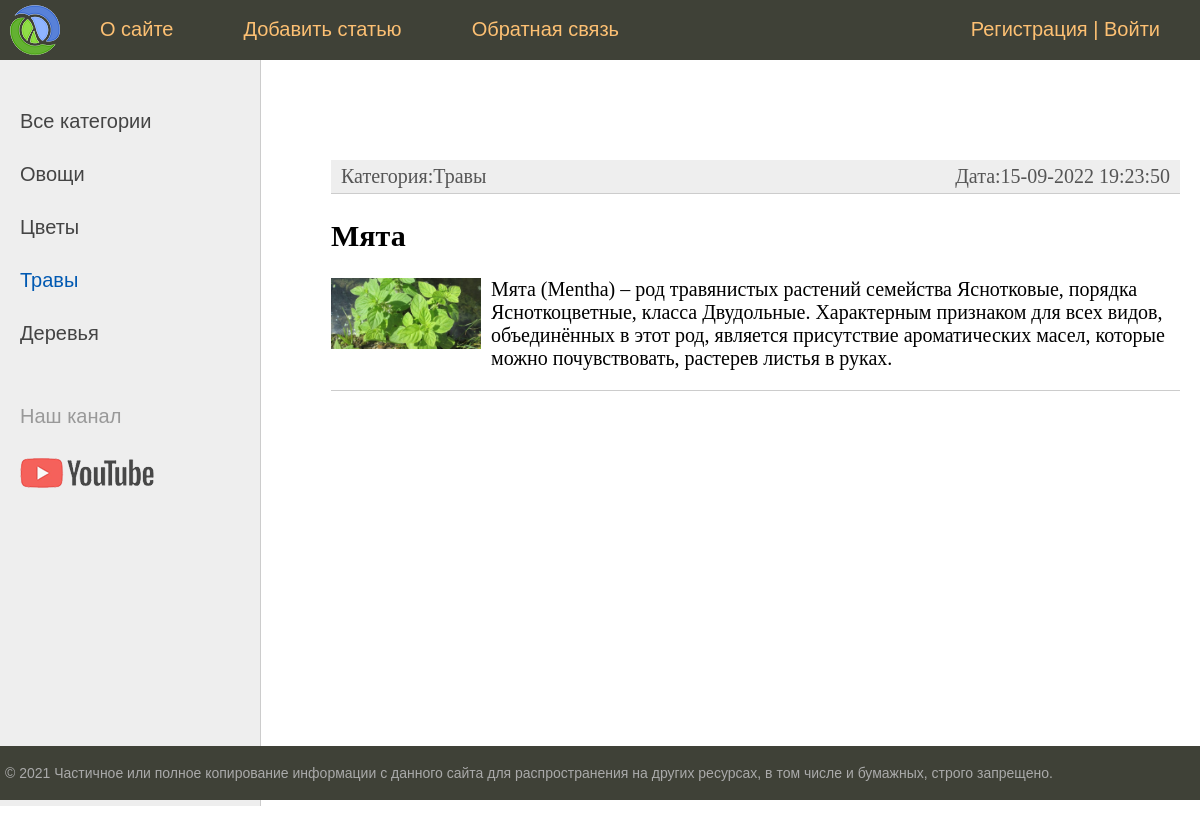
Screenshot of /read_flower/myata with the database file from the repository.
### flower/models.py (models this page shows, shortened)
class Category(models.Model):
    n_cat = models.CharField(max_length=150, db_index=True, verbose_name='категории')
    slug = models.SlugField(max_length=150,unique=True, db_index=True,verbose_name="URL",null=True )
    def __str__(self):
        return self.n_cat
    def get_absolute_url(self):
        return reverse('category', kwargs={'categ_slug': self.slug})
    class Meta:
        verbose_name = 'Категории растений'
        verbose_name_plural = 'Категории растений'
        ordering = ['id']

class Flower(models.Model):
    name = models.CharField(max_length=255, verbose_name='название')
    slug = models.SlugField(max_length=255, unique=True, db_index=True,verbose_name="URL", null=True)
    description = models.TextField(blank=True,  verbose_name='описание')
    photo = models.ImageField(upload_to='photo/%Y%m%d', verbose_name='фото')
    time_create = models.DateTimeField(auto_now_add=True, verbose_name='время добавления')
    time_update = models.DateTimeField(auto_now=True, verbose_name='время изменения')
    is_published = models.BooleanField(default=True, verbose_name='опубликовано')
    cat = models.ForeignKey('Category', on_delete=models.PROTECT, null=True, verbose_name='категория')
    class Meta:
        verbose_name ='Разновидности растений'
        verbose_name_plural = 'Разновидности растений'
        ordering = ['-time_update']

### flower/views.py (the view)
# urls.py: path('read_flower/<slug:flo_slug>', read_flower, name = 'read_flower'),
def read_flower(request, flo_slug):
    flo = Flower.objects.get(slug=flo_slug)
    context = {'title': 'О растениях',
               'menu': menu,
               'flo': flo,
               'cat_selected': flo.cat_id,
               }
    return render(request, 'flower/read_flower.html', context=context)

### flower/templatetags/flower_tags.py (called while the page is built)
@register.simple_tag(name='categories')
def get_categories(filter=None, cat_selected=0):
    if not filter:
        return Category.objects.all()
    else:
        return Category.objects.all().order_by(filter)

@register.simple_tag
def get_paginator(categ_slug=None, page_number=None):
    if not categ_slug:
        flo = Flower.objects.all().select_related('cat')
        paginator = Paginator(flo, 3)
        page_obj = paginator.get_page(page_number)
        return page_obj
    else:
        flo = Flower.objects.filter(cat__slug=categ_slug).select_related('cat')
        paginator = Paginator(flo, 3)
        page_obj = paginator.get_page(page_number)
        return page_obj

### flower/templates/flower/read_flower.html (shortened to what this page needs)
{% extends 'flower/base.html' %}
{% block content %}
<ul class="list-articles">
            <li><div class="article-panel">
                <p class="first">Категория:{{flo.cat}}</p>
                <p class="last">Дата:{{flo.time_update | date:"d-m-Y H:i:s"}}</p>
            </div></li>
            <li><h2>{{flo.name}}</h2>
            {% if flo.photo %}
                <p><img class="img-article-left thumb" src="{{flo.photo.url}}"></p>
            {% endif %}
            <p>{{flo.description|linebreaks}}</p>
            </li>
</ul>
{% endblock %}

### flower/templates/flower/base.html (shortened to what this page needs)
{% load static %}
{% load flower_tags %}
<!DOCTYPE html>
<html>
<head>
	<link type="text/css" href="{% static 'flower/css/styles.css' %}" rel="stylesheet" />
</head>
<body>
<table class="table-page" border=0 cellpadding="0" cellspacing="0">
<tr><td valign=top>
{% block mainmenu %}
		<div class="header">
			<ul id="mainmenu" class="mainmenu">
			<li class="logo"><a href="{% url 'main' %}"><div class="logo"></div></a></li>
{% for m in menu %}
			<li><a href="{% url m.url_name %}">{{m.name}}</a></li>
{% endfor %}
			{% if request.user.is_authenticated %}
				<li class="last">{{user.username}} | <a href="{% url 'logout' %}">Выйти</a></li>
			{% else %}
				<li class="last"><a href="{% url 'register' %}">Регистрация</a> | <a href="{% url 'login' %}">Войти</a></li>
			{% endif %}
			</ul>
		</div>
{% endblock mainmenu %}
<table class="table-content" border=0 cellpadding="0" cellspacing="0">
<tr>
	<td valign="top" class="left-chapters">
	<ul id="leftchapters">
		{% categories '-pk'  as cats %}
		{% if cat_selected == 0 %}
			<li class="selected">Все категории</li>
		{% else %}
			<li><a href="{% url 'main'%}">Все категории</a></li>
		{% endif %}
		{% for i in cats %}
			{% if cat_selected == i.pk %}
				<li class="selected">{{i.n_cat}}</li>
			{% else %}
				<li><a href="{{i.get_absolute_url}}">{{i.n_cat}}</a></li>
			{% endif %}
		{% endfor %}
		<li class="share">
		<p>Наш канал</p>
		<a class="share-yt" href="https://www.youtube.com/channel/UClJzWfGWuGJL2t-3dYKcHTA/playlists" target="_blank" rel="nofollow"></a>
		</li>
	</ul>
</td>
<td valign="top" class="content">
	<div class="content-text">
	{% get_paginator categ_slug page_number as page_obj %}
{% block content %}
{% endblock %}
	</div>
</td></tr></table>
</td></tr>
<tr><td valign=top>
	<div id="footer">
		<p>&copy; 2021 Частичное или полное копирование информации с данного сайта для распространения на других ресурсах, в том числе и бумажных, строго запрещено.</p>
	</div>
</td></tr></table>
</body>
</html>

### flower/static/flower/css/styles.css (style rules this page uses)
html, body { font-family: 'Arial'; margin: 0; padding: 0; height: 100%; width: 100%; color: #444; }
a { color: #0059b2; text-decoration: none; }
img { max-width: 600px; height: auto; }
img.img-article-left { max-width: 300px; height: auto; float: left; padding: 0 10px 10px 0; }
img.img-article-left.thumb { max-width: 150px; height: auto; }
div.article-panel { background: #eee; padding: 5px 10px 5px 10px; box-sizing: border-box; overflow: hidden; color: #555; }
div.article-panel p.first { margin: 0; float: left; }
div.article-panel p.last { margin: 0; float: right; }
ul.list-articles { list-style: none; margin: 0; padding: 0; }
ul.list-articles li { border-bottom: 1px solid #ccc; }
.table-page { width: 100%; height: 100%; vertical-align: top; }
.table-page tr { height: 100%; }
.header { background: #3F4137; height: 60px; }
.logo { background: url('../images/logo.png') no-repeat 10px 5px; width: 70px; height: 60px; }
ul.mainmenu { list-style: none; margin: 0; padding: 0; height: 60px; color: #fdc073; font-size: 20px; overflow: hidden; }
ul.mainmenu li { float: left; margin: 18px 40px 0 30px; }
ul.mainmenu li.logo { margin: 0; }
ul.mainmenu li.last { float: right; }
ul.mainmenu li a { color: #fdc073; text-decoration: none; }
.table-content { width: 100%; min-height: 100%; height: 100%; }
.left-chapters { margin: 0; background: #eee; border-right: 1px solid #ccc; min-height: 100%; }
.left-chapters ul { width: 230px; min-height: 100%; margin: 0; padding: 20px 10px 10px 20px; list-style: none; font-size: 20px; }
.left-chapters ul li { margin: 30px 0 0 0; color: #999; }
.left-chapters ul li.selected { color: #0059b2; }
.left-chapters ul li a { color: #444; text-decoration: none; }
.left-chapters ul li.share { margin: 60px 0 0 0; }
.left-chapters ul li.share p { margin: 30px 0 30px 0; }
.left-chapters ul li.share a { display: inline-block; width: 40px; height: 40px; margin: 0 20px 0 0; }
.left-chapters ul li.share a.share-yt { width: 100%; height: 30px; background: url('../images/share_yt.png') no-repeat 0 0 }
.content { padding: 40px 20px 20px 40px; width: 100%; box-sizing: border-box; }
.content-text { margin: 60px 0 0 30px; color: #000; font-size: 20px; font-family: Yandex Sans Display Light; }
#footer { box-sizing: border-box; background: #3F4137; padding: 5px; color: #aaa; font-size: 14px; font-family: Verdana, Geneva, Arial, Helvetica; text-align: left; overflow: hidden; }

### rows the page displays
Category: n_cat "Овощи"
Category: n_cat "Цветы"
Category: n_cat "Травы"
Category: n_cat "Деревья"
Flower: cat "Травы", time_update "15-09-2022 19:23:50", name "Мята", photo (picture), description "Мята (Mentha) – род травянистых растений семейства Яснотковые, порядка Ясноткоцветные, класса Двудольные. Характерным признаком для всех видов, объединённых в этот род, является присутствие ароматических масел, которые можно почувствовать, растерев листья в руках."

### other values shown
{{ m.name }} "О сайте" "Добавить статью" "Обратная связь"
